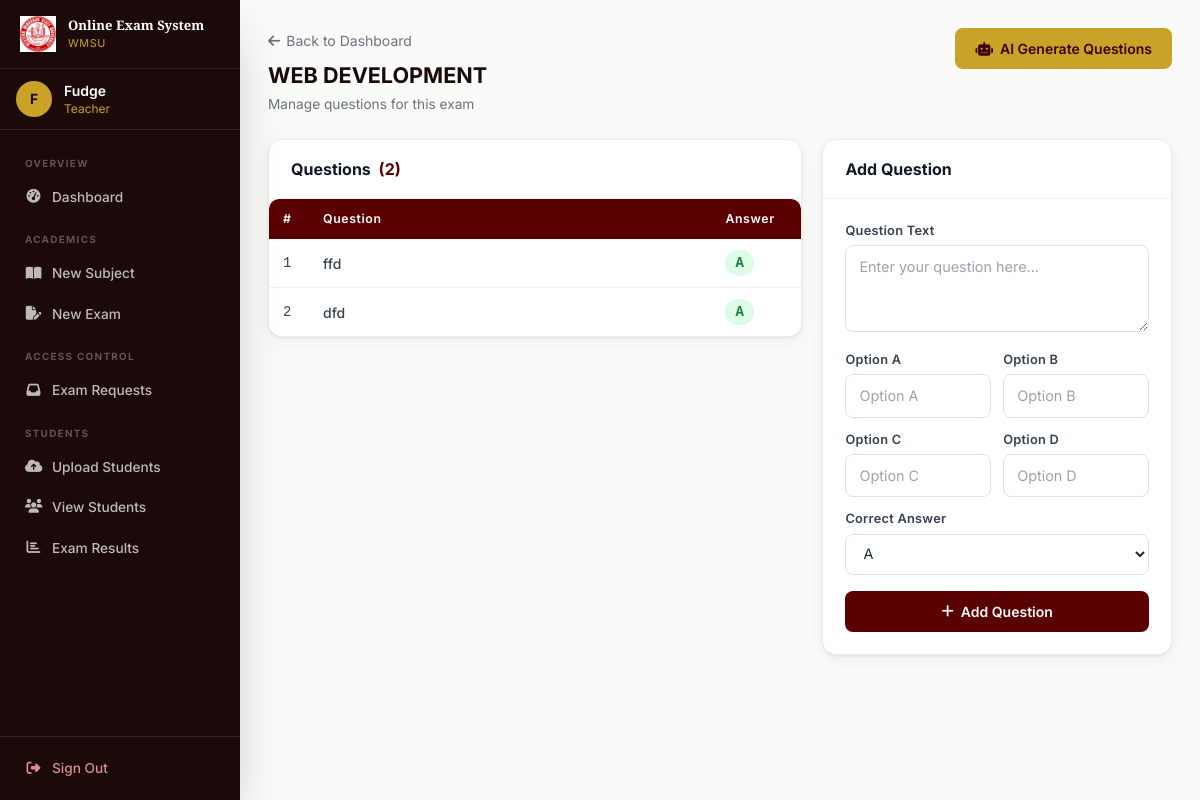
The page /teacher/add_questions/1 (signed in) on the database its author committed.
### tables this page shows
CREATE TABLE exams (
        id INTEGER PRIMARY KEY AUTOINCREMENT,
        subject_id INTEGER NOT NULL,
        title TEXT NOT NULL,
        duration INTEGER NOT NULL,
        FOREIGN KEY (subject_id) REFERENCES subjects (id)
    );

CREATE TABLE questions (
        id INTEGER PRIMARY KEY AUTOINCREMENT,
        exam_id INTEGER NOT NULL,
        question TEXT NOT NULL,
        option_a TEXT NOT NULL,
        option_b TEXT NOT NULL,
        option_c TEXT NOT NULL,
        option_d TEXT NOT NULL,
        correct_answer TEXT NOT NULL,
        FOREIGN KEY (exam_id) REFERENCES exams (id)
    );

### app.py (the view, shortened to what this page needs)
@app.route('/teacher/add_questions/<int:exam_id>', methods=['GET', 'POST'])
@login_required
@role_required('teacher')
def add_questions(exam_id):
    conn = get_db()
    exam = db_execute(conn, "SELECT * FROM exams WHERE id = ?", (exam_id,)).fetchone()
    if not exam:
        flash('Exam not found.', 'danger')
        conn.close()
        return redirect(url_for('teacher_dashboard'))
    questions = db_execute(conn, "SELECT * FROM questions WHERE exam_id = ?", (exam_id,)).fetchall()
    conn.close()
    return render_template('add_questions.html', exam=exam, questions=questions)

### app.py (called while the page is built)
def get_db():
    if USE_POSTGRES:
        conn = psycopg2.connect(DATABASE_URL)
        conn.autocommit = False
        return conn
    else:
        conn = sqlite3.connect('examination.db')
        conn.row_factory = sqlite3.Row
        return conn

def db_cursor(conn):
    if USE_POSTGRES:
        return conn.cursor(cursor_factory=psycopg2.extras.RealDictCursor)
    return conn.cursor()

def db_execute(conn, sql, params=()):
    if USE_POSTGRES:
        sql = sql.replace('?', '%s')
    cur = db_cursor(conn)
    cur.execute(sql, params)
    return cur

def login_required(f):
    @wraps(f)
    def decorated(*args, **kwargs):
        if 'user_id' not in session:
            flash('Please sign in to continue.', 'danger')
            return redirect(url_for('login'))
        return f(*args, **kwargs)
    return decorated

def role_required(role):
    def decorator(f):
        @wraps(f)
        def decorated(*args, **kwargs):
            if session.get('role') != role:
                flash('You do not have permission to access that page.', 'danger')
                return redirect(url_for('dashboard'))
            return f(*args, **kwargs)
        return decorated
    return decorator

### templates/add_questions.html (shortened to what this page needs)
{% extends "base.html" %}
{% block content %}
<div class="flex flex-wrap items-start justify-between gap-3 mb-6">
    <div>
        <a href="{{ url_for('teacher_dashboard') }}" class="text-sm text-gray-500 hover:text-maroon-700 transition-colors mb-2 inline-block"><i class="fas fa-arrow-left mr-1.5"></i>Back to Dashboard</a>
        <h1 class="page-title">{{ exam.title }}</h1>
        <p class="page-subtitle">Manage questions for this exam</p>
    </div>
    <a href="{{ url_for('auto_generate_questions', exam_id=exam.id) }}" class="btn btn-gold">
        <i class="fas fa-robot"></i> AI Generate Questions
    </a>
</div>
<div class="grid grid-cols-1 lg:grid-cols-5 gap-5">
    <div class="lg:col-span-3">
        <div class="card">
            <div class="card-header">
                <h2 class="font-bold text-gray-900 text-base">Questions <span class="text-maroon-700 ml-1">({{ questions|length }})</span></h2>
            </div>
            {% if questions %}
            <div class="table-wrap">
                <table class="data-table">
                    <thead>
                        <tr>
                            <th style="width:40px">#</th>
                            <th>Question</th>
                            <th style="width:90px">Answer</th>
                        </tr>
                    </thead>
                    <tbody>
                        {% for q in questions %}
                        <tr>
                            <td class="text-gray-400 font-mono text-xs">{{ loop.index }}</td>
                            <td class="font-medium text-gray-800 max-w-xs" style="white-space:normal;line-height:1.4">{{ q.question }}</td>
                            <td><span class="badge badge-green font-mono text-sm">{{ q.correct_answer }}</span></td>
                        </tr>
                        {% endfor %}
                    </tbody>
                </table>
            </div>
            {% endif %}
        </div>
    </div>
    <div class="lg:col-span-2">
        <div class="card">
            <div class="card-header">
                <h2 class="font-bold text-gray-900 text-base">Add Question</h2>
            </div>
            <div class="card-body">
                <form method="POST">
                    <div class="mb-3">
                        <label class="form-label">Question Text</label>
                        <textarea name="question" rows="3" class="form-input resize-none" placeholder="Enter your question here..." required style="min-height:80px;resize:vertical"></textarea>
                    </div>
                    <div class="grid grid-cols-2 gap-3 mb-3">
                        <div>
                            <label class="form-label">Option A</label>
                            <input type="text" name="option_a" class="form-input" placeholder="Option A" required>
                        </div>
                        <div>
                            <label class="form-label">Option B</label>
                            <input type="text" name="option_b" class="form-input" placeholder="Option B" required>
                        </div>
                        <div>
                            <label class="form-label">Option C</label>
                            <input type="text" name="option_c" class="form-input" placeholder="Option C" required>
                        </div>
                        <div>
                            <label class="form-label">Option D</label>
                            <input type="text" name="option_d" class="form-input" placeholder="Option D" required>
                        </div>
                    </div>
                    <div class="mb-4">
                        <label class="form-label">Correct Answer</label>
                        <select name="correct_answer" class="form-input cursor-pointer" required>
                            <option value="A">A</option>
                        </select>
                    </div>
                    <button type="submit" class="btn btn-primary w-full justify-center"><i class="fas fa-plus"></i> Add Question</button>
                </form>
            </div>
        </div>
    </div>
</div>
{% endblock %}

### templates/base.html (style rules this page uses)
* { box-sizing:border-box }
html { scroll-behavior:smooth }
body { font-family:'Inter',system-ui,sans-serif }
.data-table { width:100%;border-collapse:collapse }
.data-table th { background:#5a0000;color:#fff;padding:11px 14px;text-align:left;font-size:.77rem;font-weight:600;letter-spacing:.05em;white-space:nowrap }
.data-table th:first-child { border-radius:8px 0 0 0 }
.data-table th:last-child { border-radius:0 8px 0 0 }
.data-table td { padding:11px 14px;font-size:.875rem;color:#374151;border-bottom:1px solid #f3f0ee;vertical-align:middle }
.data-table tbody tr { background:#fff;transition:background .15s }
.data-table tbody tr:last-child td { border-bottom:none }
.form-input { width:100%;padding:10px 13px;border:1.5px solid #e5e0db;border-radius:8px;font-size:.9rem;font-family:'Inter',sans-serif;transition:all .2s;background:#fff;color:#1f2937 }
.form-input::placeholder { color:#9ca3af }
select.form-input { cursor:pointer }
.form-label { display:block;font-size:.8rem;font-weight:600;color:#374151;margin-bottom:5px;letter-spacing:.02em }
.btn { display:inline-flex;align-items:center;gap:7px;padding:10px 20px;border:none;border-radius:8px;font-size:.875rem;font-weight:600;cursor:pointer;transition:all .2s;font-family:'Inter',sans-serif;text-decoration:none;white-space:nowrap }
.btn-primary { background:#5a0000;color:#fff }
.btn-gold { background:#c9a227;color:#3d0000 }
.badge { display:inline-flex;align-items:center;gap:4px;padding:3px 10px;border-radius:20px;font-size:.72rem;font-weight:600 }
.badge-green { background:#dcfce7;color:#15803d }
.card { background:#fff;border-radius:14px;box-shadow:0 1px 3px rgba(0,0,0,.08),0 4px 16px rgba(0,0,0,.06);border:1px solid #f0ebe8;overflow:hidden }
.card-header { padding:17px 22px;border-bottom:1px solid #f3f0ee;display:flex;align-items:center;justify-content:space-between;flex-wrap:wrap;gap:10px }
.card-body { padding:22px }
.page-title { font-size:1.35rem;font-weight:700;color:#1a0a0a;margin-bottom:3px }
.page-subtitle { font-size:.855rem;color:#6b7280 }
a { text-decoration:none }
.table-wrap { overflow-x:auto;border-radius:10px;box-shadow:0 1px 3px rgba(0,0,0,.08) }

### rows shown on the page
exams: title "WEB DEVELOPMENT"
questions: question "ffd", correct_answer "A"
questions: question "dfd", correct_answer "A"

### other values the page prints
{{ (session.name or 'U')[0]|upper }} "F"
{{ session.name }} "Fudge"
{{ session.role }} "Teacher"
{{ questions|length }} "2"
